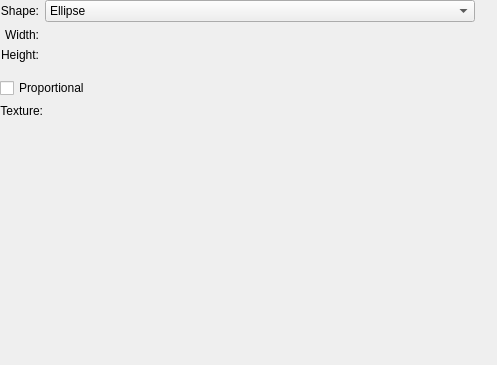
<?xml version="1.0" encoding="UTF-8"?>
<ui version="4.0">
 <class>WdgSprayShapeOptions</class>
 <widget class="QWidget" name="WdgSprayShapeOptions">
  <property name="enabled">
   <bool>true</bool>
  </property>
  <property name="geometry">
   <rect>
    <x>0</x>
    <y>0</y>
    <width>497</width>
    <height>365</height>
   </rect>
  </property>
  <property name="sizePolicy">
   <sizepolicy hsizetype="Preferred" vsizetype="Preferred">
    <horstretch>255</horstretch>
    <verstretch>255</verstretch>
   </sizepolicy>
  </property>
  <property name="minimumSize">
   <size>
    <width>425</width>
    <height>365</height>
   </size>
  </property>
  <layout class="QVBoxLayout" name="verticalLayout">
   <property name="margin">
    <number>0</number>
   </property>
   <item>
    <layout class="QGridLayout" name="gridLayout" columnstretch="0,0,0">
     <property name="bottomMargin">
      <number>10</number>
     </property>
     <item row="0" column="0">
      <widget class="QLabel" name="widthInfoLbl_2">
       <property name="sizePolicy">
        <sizepolicy hsizetype="Fixed" vsizetype="Preferred">
         <horstretch>0</horstretch>
         <verstretch>0</verstretch>
        </sizepolicy>
       </property>
       <property name="text">
        <string>Shape:</string>
       </property>
       <property name="alignment">
        <set>Qt::AlignRight|Qt::AlignTrailing|Qt::AlignVCenter</set>
       </property>
      </widget>
     </item>
     <item row="0" column="1">
      <widget class="QComboBox" name="shapeBox">
       <property name="sizePolicy">
        <sizepolicy hsizetype="Preferred" vsizetype="Fixed">
         <horstretch>0</horstretch>
         <verstretch>0</verstretch>
        </sizepolicy>
       </property>
       <property name="currentIndex">
        <number>0</number>
       </property>
       <item>
        <property name="text">
         <string>Ellipse</string>
        </property>
       </item>
       <item>
        <property name="text">
         <string>Rectangle</string>
        </property>
       </item>
       <item>
        <property name="text">
         <string>Anti-aliased pixel</string>
        </property>
       </item>
       <item>
        <property name="text">
         <string>Pixel</string>
        </property>
       </item>
       <item>
        <property name="text">
         <string>Image</string>
        </property>
       </item>
      </widget>
     </item>
     <item row="1" column="0">
      <widget class="QLabel" name="widthInfoLbl">
       <property name="text">
        <string>Width:</string>
       </property>
       <property name="alignment">
        <set>Qt::AlignRight|Qt::AlignTrailing|Qt::AlignVCenter</set>
       </property>
      </widget>
     </item>
     <item row="1" column="2" rowspan="2">
      <widget class="KoAspectButton" name="aspectButton">
       <property name="sizePolicy">
        <sizepolicy hsizetype="Minimum" vsizetype="Fixed">
         <horstretch>0</horstretch>
         <verstretch>0</verstretch>
        </sizepolicy>
       </property>
       <property name="minimumSize">
        <size>
         <width>16</width>
         <height>0</height>
        </size>
       </property>
       <property name="maximumSize">
        <size>
         <width>16</width>
         <height>32767</height>
        </size>
       </property>
       <property name="text">
        <string/>
       </property>
      </widget>
     </item>
     <item row="2" column="0">
      <widget class="QLabel" name="heightInfoLbl">
       <property name="text">
        <string>Height:</string>
       </property>
       <property name="alignment">
        <set>Qt::AlignRight|Qt::AlignTrailing|Qt::AlignVCenter</set>
       </property>
      </widget>
     </item>
     <item row="2" column="1">
      <widget class="KisDoubleSliderSpinBox" name="heightSpin"/>
     </item>
     <item row="1" column="1">
      <widget class="KisDoubleSliderSpinBox" name="widthSpin">
       <property name="minimumSize">
        <size>
         <width>0</width>
         <height>0</height>
        </size>
       </property>
      </widget>
     </item>
    </layout>
   </item>
   <item>
    <widget class="QCheckBox" name="proportionalBox">
     <property name="text">
      <string>Proportional</string>
     </property>
     <property name="checked">
      <bool>false</bool>
     </property>
    </widget>
   </item>
   <item>
    <layout class="QHBoxLayout" name="horizontalLayout_2">
     <item>
      <widget class="QLabel" name="label">
       <property name="sizePolicy">
        <sizepolicy hsizetype="Minimum" vsizetype="Preferred">
         <horstretch>0</horstretch>
         <verstretch>0</verstretch>
        </sizepolicy>
       </property>
       <property name="text">
        <string>Texture:</string>
       </property>
       <property name="alignment">
        <set>Qt::AlignRight|Qt::AlignTrailing|Qt::AlignVCenter</set>
       </property>
      </widget>
     </item>
     <item>
      <widget class="KisUrlRequester" name="imageUrl">
       <property name="sizePolicy">
        <sizepolicy hsizetype="MinimumExpanding" vsizetype="Preferred">
         <horstretch>0</horstretch>
         <verstretch>0</verstretch>
        </sizepolicy>
       </property>
      </widget>
     </item>
    </layout>
   </item>
   <item>
    <spacer name="verticalSpacer">
     <property name="orientation">
      <enum>Qt::Vertical</enum>
     </property>
     <property name="sizeHint" stdset="0">
      <size>
       <width>20</width>
       <height>37</height>
      </size>
     </property>
    </spacer>
   </item>
  </layout>
 </widget>
 <customwidgets>
  <customwidget>
   <class>KisUrlRequester</class>
   <extends>QWidget</extends>
   <header location="global">kis_url_requester.h</header>
   <container>1</container>
  </customwidget>
  <customwidget>
   <class>KisDoubleSliderSpinBox</class>
   <extends>QWidget</extends>
   <header>kis_slider_spin_box.h</header>
   <container>1</container>
  </customwidget>
  <customwidget>
   <class>KoAspectButton</class>
   <extends>QLabel</extends>
   <header>KoAspectButton.h</header>
   <container>1</container>
  </customwidget>
 </customwidgets>
 <resources/>
 <connections/>
</ui>
